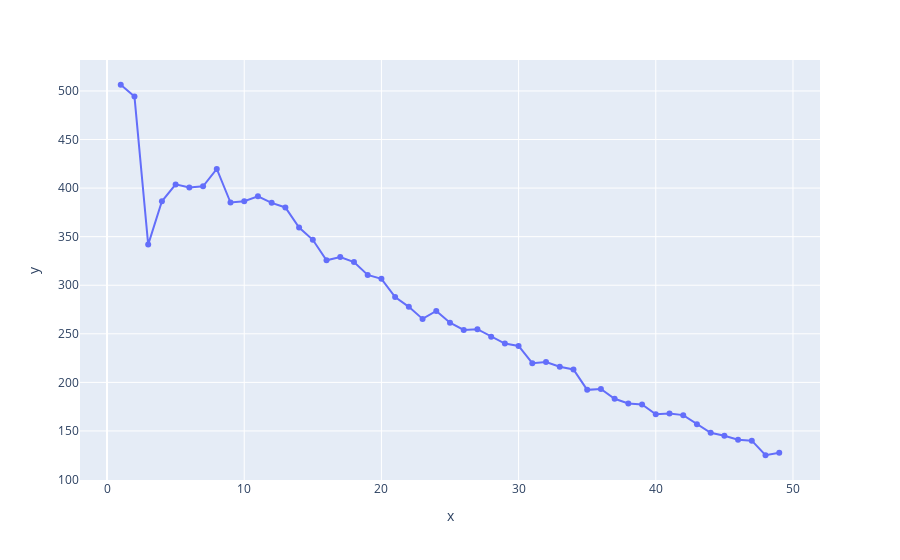

The notebook cell saved with this chart:
### Markdown cell above
So, what if we don't know how many clusters there should be?

Try with different k-values, and observe the drops in the inertia.
This is called the *elbow method*.

### Code cell
inertia = []
maxK = 50
for k in range(1, maxK):
    kmeans = KMeans(n_clusters=k, n_init=10)
    kmeans.fit(X)
    inertia.append(kmeans.inertia_)
# fig = px.line(y=inertia, x=range(1, maxK), markers="o")
fig = px.line(y=inertia * np.arange(1, maxK), x=range(1, maxK), markers="o")
fig.show()

### Figure 1 — Plotly figure (JSON) as saved in the notebook; plotly's stock layout.template omitted (floating-point values rounded to 4 significant figures)
{"data": [{"hovertemplate": "x=%{x}<br>y=%{y}<extra></extra>", "legendgroup": "", "line": {"color": "#636efa", "dash": "solid"}, "marker": {"symbol": "circle"}, "mode": "markers+lines", "name": "", "orientation": "v", "showlegend": false, "type": "scatter", "x": [1, 2, 3, 4, 5, 6, 7, 8, 9, 10, 11, 12, 13, 14, 15, 16, 17, 18, 19, 20, 21, 22, 23, 24, 25, 26, 27, 28, 29, 30, 31, 32, 33, 34, 35, 36, 37, 38, 39, 40, 41, 42, 43, 44, 45, 46, 47, 48, 49], "xaxis": "x", "y": [506.4, 494.2, 341.8, 386.4, 403.8, 400.7, 401.8, 419.7, 385.1, 386.5, 391.6, 384.8, 380.1, 359.4, 346.8, 325.7, 329.1, 323.8, 310.6, 306.6, 287.9, 277.8, 265.4, 273.6, 261.5, 254.0, 254.8, 247.1, 240.0, 237.6, 219.8, 220.9, 216.1, 213.4, 192.3, 193.3, 183.1, 178.4, 177.2, 167.2, 167.9, 166.3, 156.9, 148.2, 145.1, 141.0, 140.0, 125.0, 127.5], "yaxis": "y"}], "layout": {"legend": {"tracegroupgap": 0}, "margin": {"t": 60}, "xaxis": {"anchor": "y", "domain": [0, 1], "title": {"text": "x"}}, "yaxis": {"anchor": "x", "domain": [0, 1], "title": {"text": "y"}}}}
